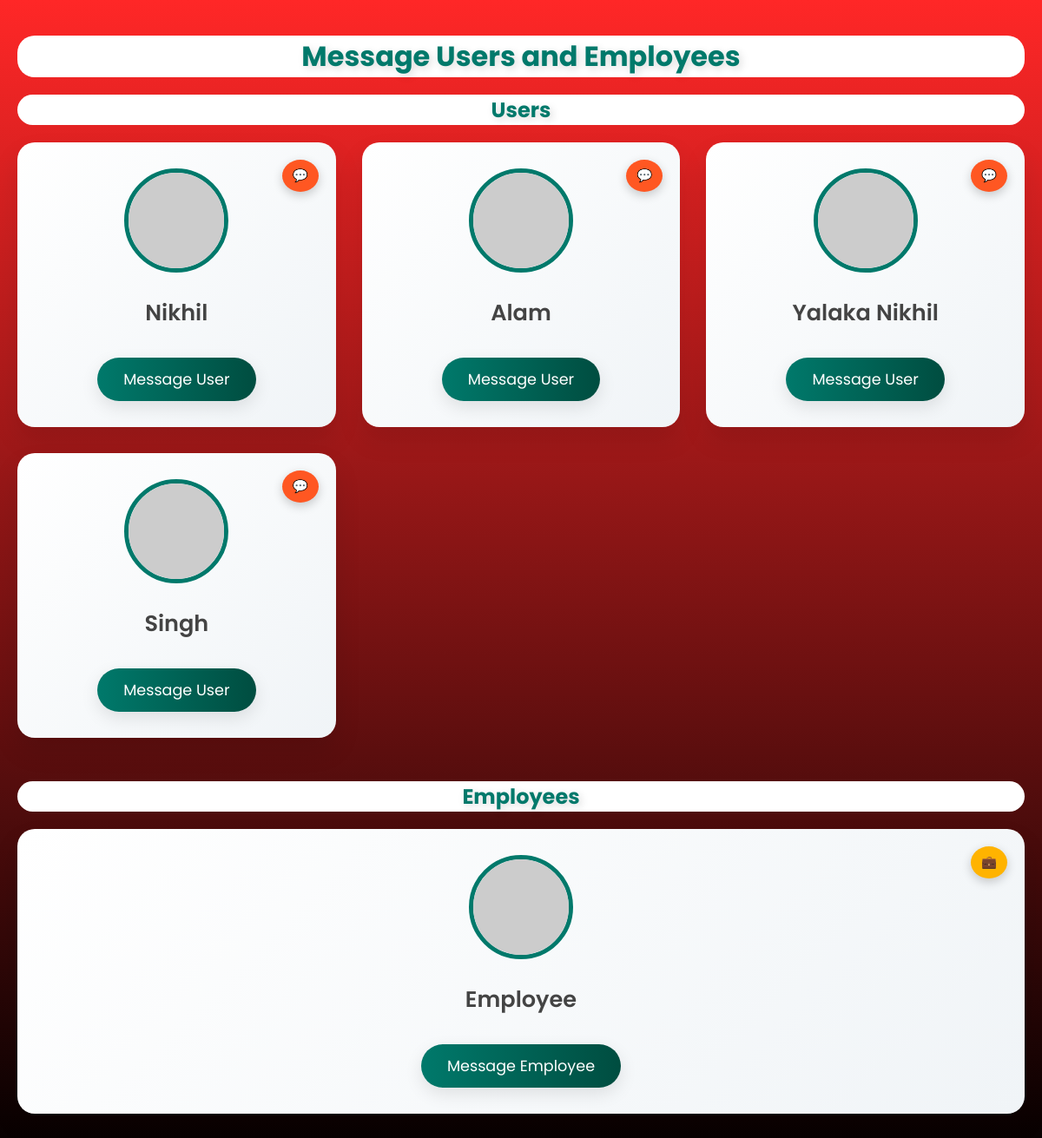
Screenshot of /list_of_user.php (signed in) with the database file from the repository.
### tables this page shows
CREATE TABLE `users` (
  `id` int(11) NOT NULL,
  `name` varchar(255) DEFAULT NULL,
  `email` varchar(255) DEFAULT NULL,
  `password` varchar(255) DEFAULT NULL,
  `usertype` varchar(50) DEFAULT NULL,
  `phone` varchar(20) DEFAULT NULL,
  `dob` date DEFAULT NULL,
  `gender` varchar(10) DEFAULT NULL,
  `address_type` varchar(50) DEFAULT NULL,
  `pincode` varchar(10) DEFAULT NULL,
  `address` text DEFAULT NULL,
  `license_no` varchar(255) DEFAULT NULL,
  `license` varchar(255) DEFAULT NULL,
  `createdon` timestamp NOT NULL DEFAULT current_timestamp(),
  `aadhaar` varchar(12) NOT NULL,
  `aadhaar_doc` varchar(255) DEFAULT NULL
);

### list_of_user.php (the view, shortened to what this page needs)
<?php
include('config.php');
$sql_users = "SELECT id, name FROM users WHERE usertype = 2";
$result_users = $conn->query($sql_users);
$sql_employees = "SELECT id, name FROM users WHERE usertype = 3";
$result_employees = $conn->query($sql_employees);
?>
<!DOCTYPE html>
<html lang="en">
<head>
</head>
<body>
    <div class="container">
        <h1>Message Users and Employees</h1>
        <div class="section">
            <h2>Users</h2>
            <div class="user-grid">
                <?php
                if ($result_users->num_rows > 0) {
                    while ($row = $result_users->fetch_assoc()) {
                        $name = htmlspecialchars($row['name']);
                        $id = $row['id'];
                        echo '<div class="user-card">';
                        echo '<span class="notification-badge">💬</span>';
                        echo '<img src="https://via.placeholder.com/110" alt="User Avatar">';
                        echo '<h3>' . $name . '</h3>';
                        echo '<a href="chat_admin.php?user=' . urlencode($id) . '">Message User</a>';
                        echo '</div>';
                    }
                } else {
                    echo "<p>No users found.</p>";
                }
                ?>
            </div>
        </div>
        <div class="section">
            <h2>Employees</h2>
            <div class="user-grid">
                <?php
                if ($result_employees->num_rows > 0) {
                    while ($row = $result_employees->fetch_assoc()) {
                        $name = htmlspecialchars($row['name']);
                        $id = $row['id'];
                        echo '<div class="user-card">';
                        echo '<span class="notification-badge employee">💼</span>';
                        echo '<img src="https://via.placeholder.com/110" alt="Employee Avatar">';
                        echo '<h3>' . $name . '</h3>';
                        echo '<a href="chat_admin.php?user=' . urlencode($id) . '">Message Employee</a>';
                        echo '</div>';
                    }
                } else {
                    echo "<p>No employees found.</p>";
                }
                ?>
            </div>
        </div>
    </div>
</body>
</html>

### list_of_user.php (style rules this page uses)
body { font-family: 'Poppins', sans-serif; margin: 0; padding: 0; background: linear-gradient(to bottom , #ff2727, #000); color: #333; overflow-x: hidden; }
.container { max-width: 1200px; margin: auto; padding: 20px; }
h1, h2 { text-align: center; margin-bottom: 20px; color: #00796b; text-shadow: 3px 3px 10px rgba(0, 0, 0, 0.15); background-color: #ffffff; border-radius: 20px; margin-left: 0px; margin-right: 0px; }
.section { margin-bottom: 50px; }
.user-grid { display: grid; grid-template-columns: repeat(auto-fit, minmax(280px, 1fr)); gap: 30px; }
.user-card { display: flex; flex-direction: column; align-items: center; background: linear-gradient(135deg, #ffffff, #f0f4f7); padding: 30px; border-radius: 20px; box-shadow: 0 15px 30px rgba(0, 0, 0, 0.1); transition: transform 0.4s, box-shadow 0.4s; position: relative; overflow: hidden; }
.user-card img { width: 110px; height: 110px; border-radius: 50%; margin-bottom: 15px; border: 5px solid #00796b; transition: transform 0.4s; }
.user-card h3 { font-size: 1.6rem; margin: 12px 0; color: #444; font-weight: 600; text-transform: capitalize; text-align: center; }
.user-card a { text-decoration: none; background: linear-gradient(to right, #00796b, #004d40); color: #fff; padding: 12px 30px; border-radius: 30px; font-size: 1.1rem; margin-top: 20px; transition: background 0.3s, transform 0.3s; box-shadow: 0 7px 20px rgba(0, 0, 0, 0.1); }
.notification-badge { position: absolute; top: 20px; right: 20px; background: #ff5722; color: #fff; padding: 8px 12px; border-radius: 50%; font-size: 0.9rem; font-weight: bold; box-shadow: 0 4px 12px rgba(0, 0, 0, 0.2); z-index: 2; }
.notification-badge.employee { background: #ffb300; }

### rows the page displays
users: name "Nikhil"
users: name "Alam"
users: name "Yalaka Nikhil"
users: name "Singh"
users: name "Employee"
